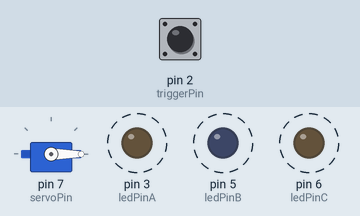
The sketch below on a simulated Arduino Uno, built with avr-gcc and run on an emulated ATmega328P. On the bench: servo, output pins drawn as LEDs (lit = HIGH). Dashed ring = blinking. Inputs (shaded band) come from the test bench; at power-on: pin 2 (triggerPin) HIGH.

Above: at 1.2 s.
1.3 s: pin 2 (triggerPin) pulled LOW for 0.15 s
At 1.7 s:
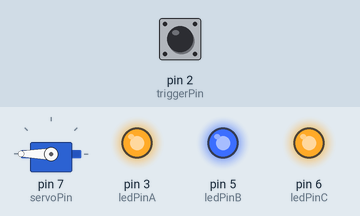
Timing chart, 0 to 4.3 s (numbered marks = the images above; inputs shaded):
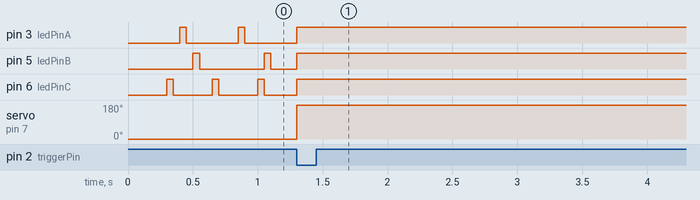

The sketch:

trap.ino
```cpp
// (licence header left out)
#include <Servo.h>  // library to handle servo functionality

const int triggerPin = 2; // the momentary switch is connected to pin 2 so that it can trigger interrupts
const int ledPinA = 3;    // the pin for moderatly paced LEDs
const int ledPinB = 5;    // the pin for slower paced LEDs
const int ledPinC = 6;    // the pin for faster paced LEDs
const int servoPin = 7;   // the servo pin

Servo servo;                  // the servo that controls the trap door
const int openAngle = 0;      // servo position when trap is open
const int closedAngle = 180;  // servo position when trap is closed
bool tripped = false;         // state of the trap; false when empty, true when there is a leprechaun inside

class Flasher
{
  // initialized when object is constructed
  int ledPin;   // the number of the LED pin
  long OnTime;  // milliseconds of on-time
  long OffTime; // milliseconds of off-time

  // current state
  int ledState;                 // ledState used to set the LED
  unsigned long previousMillis; // will store the last time the LED was updated

  /* Constructor
    Creates a Flasher and initializes the member variables and state
  */
  public:
  Flasher(int pin, long on, long off)
  {
    ledPin = pin;
    pinMode(ledPin, OUTPUT);

    OnTime = on;
    OffTime = off;

    ledState = LOW;
    previousMillis = 0;
  }

  /* update
    Turns the LED on or off based on time passed
  */
  void update()
  {
    // check to see if it's time to change the state of the LED
    unsigned long currentMillis = millis();

    // if it's on and time to turn it off
    if((ledState == HIGH) && (currentMillis - previousMillis >= OnTime))
    {
      off();  // turn it off
      previousMillis = currentMillis;  // remember the time
    }
    // if it's off and time to turn it on
    else if ((ledState == LOW) && (currentMillis - previousMillis >= OffTime))
    {
      on();  // turn it on
      previousMillis = currentMillis;   // remember the time
    }
  }

  /* on
  Turns the LED on.
  */
  void on()
  {
    ledState = HIGH;  // set state to on
    digitalWrite(ledPin, ledState);   // update the actual LED
  }

  /* off
  Turns the LED off.
  */
  void off()
  {
    ledState = LOW;  // set state to off
    digitalWrite(ledPin, ledState);   // update the actual LED
  }
};

Flasher blink1(ledPinA, 50, 400); // create the moderate blinker
Flasher blink2(ledPinB, 50, 500); // create the slower blinker
Flasher blink3(ledPinC, 50, 300); // create the faster blinker

void setup()
{
  pinMode(ledPinA, OUTPUT); // set initial LED pin mode
  pinMode(ledPinB, OUTPUT); // set initial LED pin mode
  pinMode(ledPinC, OUTPUT); // set initial LED pin mode
  servo.attach(servoPin);   // attached the servoPin for servo use
  pinMode(triggerPin, INPUT_PULLUP);  // set the pin for the trap trigger
  attachInterrupt(digitalPinToInterrupt(triggerPin), caught, CHANGE); // set the changing of the triggerPin to throw an interrupt and have that interrupt handled by the caught function.
}

void loop()
{
  // if the trap state shows it should contain a leprechaun
  if (tripped == true) {
    servo.write(closedAngle);
    blink1.on();
    blink2.on();
    blink3.on();
  } else {
    // waiting for a leprechaun
    servo.write(openAngle);
    blink1.update();
    blink2.update();
    blink3.update();
  }
}

/* caught
  Changes the state of this script by setting tripped to true
*/
void caught()
{
  tripped = true;
}
```

Measured:
- after the input at 1.3 s, pin 3 (ledPinA): goes on until 1.3 s, then stays HIGH; servo on pin 7 (servoPin): 0° → 180° at once
- by itself, pin 3 (ledPinA): alternates HIGH for 0.05 s and LOW for 0.40 s
